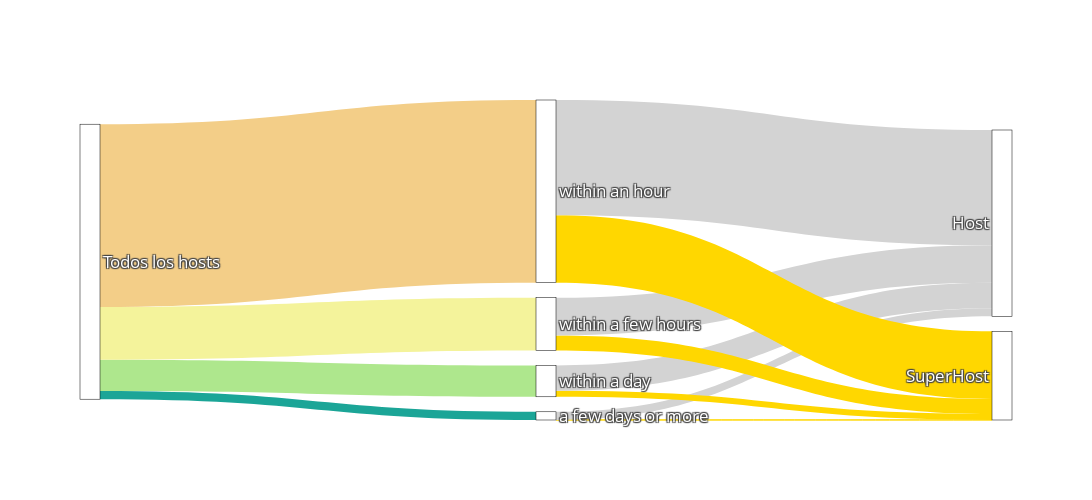

Notebook code for this chart:
### Markdown cell above
* Sankey response time y superhost

### Code cell
diccionarioColoresTiempo={
    #dusty teal
    "a few days or more":"#1BA597",
    "within a day":"#AEE78D",
    "within a few hours":"#F4F39B",
    "within an hour":"#F3CE88"
}


level_count = pd.DataFrame(listings_total_data.groupby("host_response_time")["host_is_superhost"].value_counts()).rename(columns = {"host_is_superhost": "count"}).reset_index()
group_count = pd.DataFrame(level_count.groupby(["host_response_time"])["count"].sum()).reset_index()
level_count=level_count.merge(group_count, on='host_response_time', how='left').rename(columns = {"count_x": "count","count_y": "total"})
level_count

nivelesIntermedios = level_count["host_response_time"].unique().tolist()
lista1 = []
lista2 = []
lista3 = []
lista7 = []


for index,tiempo in enumerate(nivelesIntermedios):
    lista1.append(index+1)
    lista2.append(len(nivelesIntermedios)+1)
    #print(level_count[(level_count["host_response_time"]==tiempo)&(level_count["host_is_superhost"]=='t')]["count"].values)
    print()
    
    try:
        lista3.append(level_count[(level_count["host_response_time"]==tiempo)&(level_count["host_is_superhost"]=='t')]["count"].values[0])
    except:
        lista3.append(0)
    
    lista7.append("gold")
    
    lista1.append(index+1)
    lista2.append(len(nivelesIntermedios)+2)
    #print(level_count[(level_count["host_response_time"]==tiempo)&(level_count["host_is_superhost"]=='f')]["count"].values)
    try:
        lista3.append(level_count[(level_count["host_response_time"]==tiempo)&(level_count["host_is_superhost"]=='f')]["count"].values[0])
    except:
        lista3.append(0)
    
    
    lista7.append("lightgray")
lista4 = []
lista5 = []
lista6 = []

for index,tiempo in enumerate(nivelesIntermedios):
    lista4.append(0)
    lista5.append(index+1)
    lista6.append(level_count[(level_count["host_response_time"]==tiempo)]["total"].values[0])
    lista7.append(diccionarioColoresTiempo[tiempo])

fig = go.Figure(data=[go.Sankey(
    node = dict(
        pad = 15,
        thickness = 20,
        line = dict(color = "black", width = 0.5),
        label = ["Todos los hosts"]+nivelesIntermedios+["SuperHost","Host"],
        color = "white"
    ),
    link = dict(
        source = lista1+lista4, 
        target = lista2+lista5,
        value = lista3+lista6,
        color= lista7
    ))])

# fig.update_layout(title="Distribucion tiempo de respuesta para host y superhost", 
#                   font_size=20,font_color="white",paper_bgcolor='rgba(0,0,0,0)', plot_bgcolor='rgba(0,0,0,0)',
#                   height=800,width=2200)

fig.update_layout(height=500,width=1500,paper_bgcolor='rgba(0,0,0,0)', title = dict(text="<b>Distribución tiempo de respuesta para host y superhost<b>", x=0.5,y=0.95,font=dict(size=17,color='white')), plot_bgcolor='rgba(0,0,0,0)', font = dict(color = 'white', size=17))    

fig.show()

### Figure 1 — Plotly figure (JSON) as saved in the notebook; plotly's stock layout.template omitted (floating-point values rounded to 4 significant figures)
{"data": [{"link": {"color": ["gold", "lightgray", "gold", "lightgray", "gold", "lightgray", "gold", "lightgray", "#1BA597", "#AEE78D", "#F4F39B", "#F3CE88"], "source": [1, 1, 2, 2, 3, 3, 4, 4, 0, 0, 0, 0], "target": [5, 6, 5, 6, 5, 6, 5, 6, 1, 2, 3, 4], "value": [6, 432, 318, 1353, 802, 2010, 3600, 6138, 438, 1671, 2812, 9738]}, "node": {"color": "white", "label": ["Todos los hosts", "a few days or more", "within a day", "within a few hours", "within an hour", "SuperHost", "Host"], "line": {"color": "black", "width": 0.5}, "pad": 15, "thickness": 20}, "type": "sankey"}], "layout": {"font": {"color": "white", "size": 17}, "height": 500, "paper_bgcolor": "rgba(0,0,0,0)", "plot_bgcolor": "rgba(0,0,0,0)", "title": {"font": {"color": "white", "size": 17}, "text": "<b>Distribución tiempo de respuesta para host y superhost<b>", "x": 0.5, "y": 0.95}, "width": 1500}}
